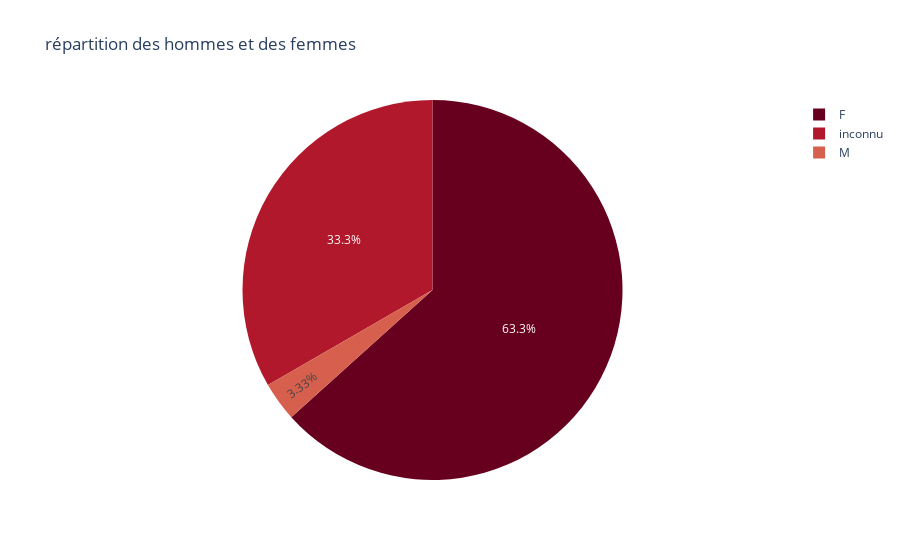

Notebook source saved alongside this figure:
### Code cell
import pandas as pd
import numpy as np
import seaborn as sns
import matplotlib.pyplot as plt 
import plotly.express as px


data = pd.read_csv("data_titre3.csv")

def genre(x):
    if x== "F":
        return x
    if x== "M":
        return x
    else:
        return "inconnu"
    
df = data
df["genre"] = df["gender"].apply(genre)

genre = df["genre"].value_counts()
liste_genre_values = []
liste_genre_index = []

for i in genre.values:
    liste_genre_values.append(i)
#print(liste_genre_values)

for i in genre.index:
    liste_genre_index.append(i)
#print(liste_genre_index)

fig_genre = px.pie(values=liste_genre_values, names=liste_genre_index, title='répartition des hommes et des femmes',color_discrete_sequence=px.colors.sequential.RdBu)
fig_genre.show()

### Figure 1 — Plotly figure (JSON) as saved in the notebook; plotly's stock layout.template omitted (floating-point values rounded to 4 significant figures)
{"data": [{"domain": {"x": [0, 1], "y": [0, 1]}, "hovertemplate": "label=%{label}<br>value=%{value}<extra></extra>", "labels": ["F", "inconnu", "M"], "legendgroup": "", "name": "", "showlegend": true, "type": "pie", "values": [19, 10, 1]}], "layout": {"autosize": true, "legend": {"tracegroupgap": 0}, "piecolorway": ["rgb(103,0,31)", "rgb(178,24,43)", "rgb(214,96,77)", "rgb(244,165,130)", "rgb(253,219,199)", "rgb(247,247,247)", "rgb(209,229,240)", "rgb(146,197,222)", "rgb(67,147,195)", "rgb(33,102,172)", "rgb(5,48,97)"], "title": {"text": "répartition des hommes et des femmes"}}}
